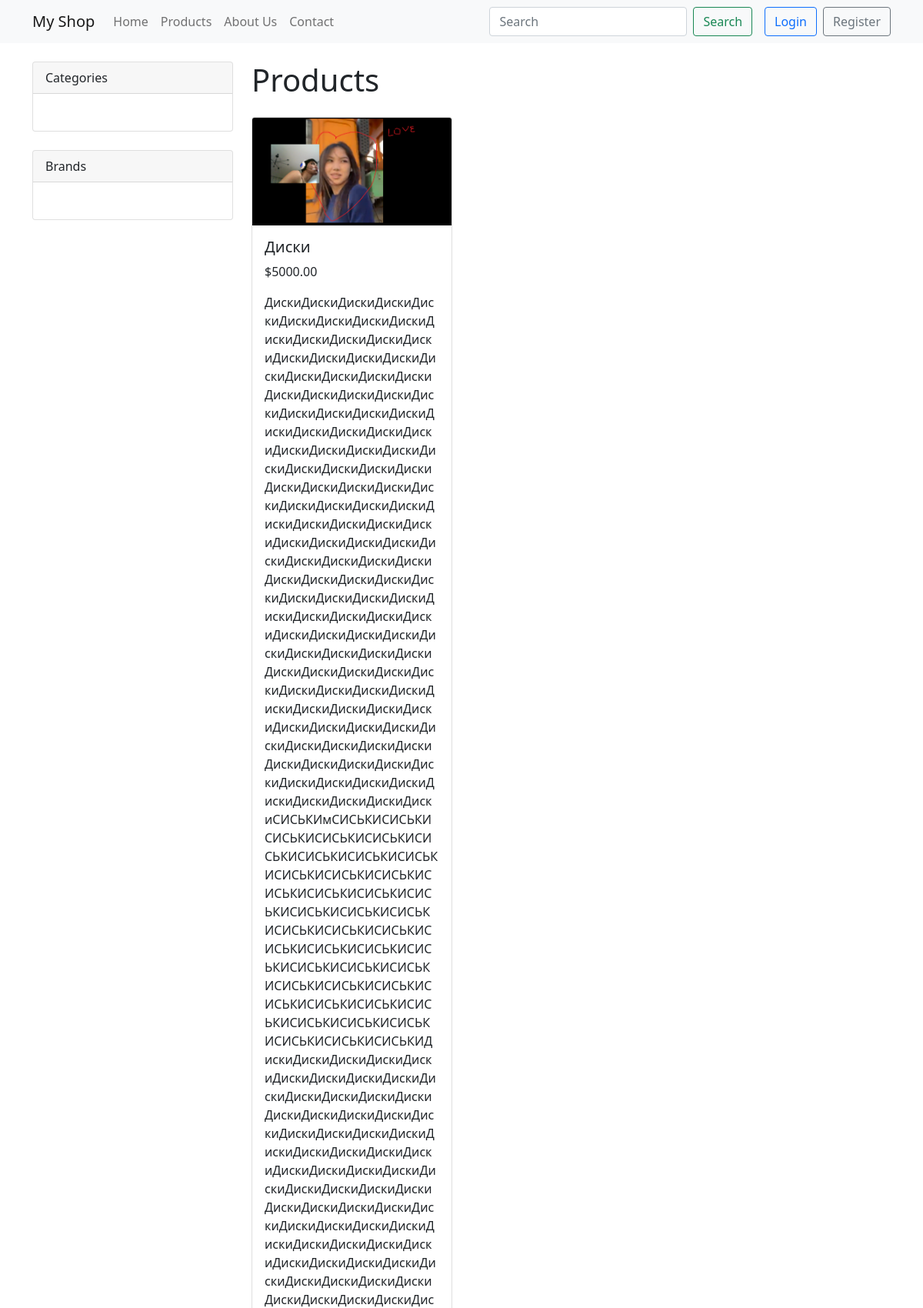
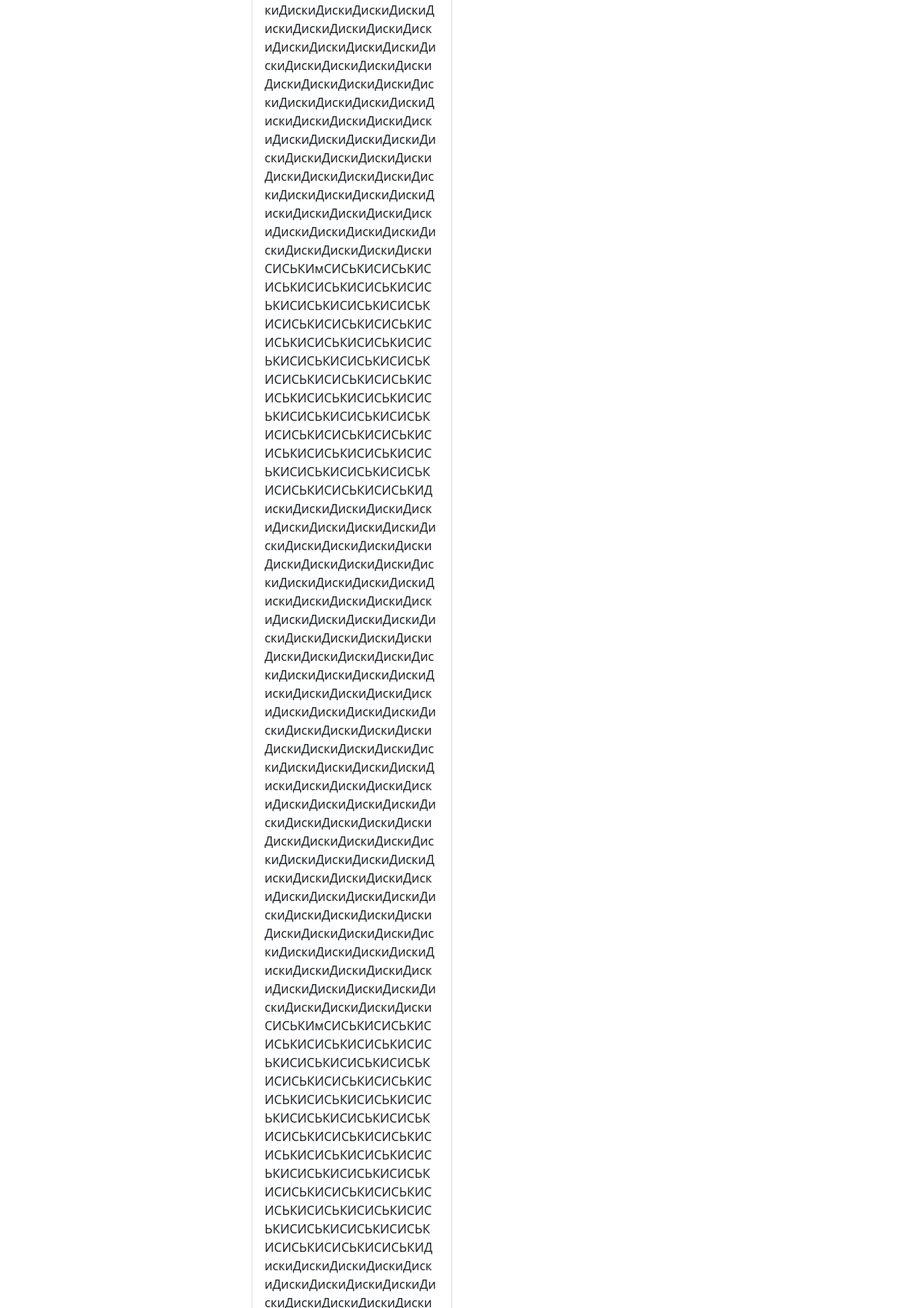
Screenshot of /products/ (upper part) with the database file from the repository (2 pictures, top to bottom).
### shop/models.py (models this page shows, shortened)
class Product(models.Model):
    name = models.CharField(max_length=100)
    slug = models.SlugField(max_length=100, unique=True)
    description = models.TextField()
    price = models.DecimalField(max_digits=10, decimal_places=2)
    category = TreeForeignKey(Category, on_delete=models.CASCADE)
    brand = models.ForeignKey(Brand, on_delete=models.CASCADE)
    image = models.ImageField(upload_to='products/')
    available = models.BooleanField(default=True)
    created = models.DateTimeField(auto_now_add=True)
    updated = models.DateTimeField(auto_now=True)

### shop/views.py (the view)
# urls.py: path('products/', views.product_list, name='product_list'),
def product_list(request, category_slug=None):
    category = None
    categories = Category.objects.all()
    products = Product.objects.filter(available=True)
    if category_slug:
        category = get_object_or_404(Category, slug=category_slug)
        products = products.filter(category=category)
    return render(request, 'products.html', {
        'category': category,
        'categories': categories,
        'products': products,
    })

### cart/context_processors.py (called while the page is built)
def cart(request):
    return {'cart': Cart(request)}

### templates/products.html (shortened to what this page needs)
{% extends "base.html" %}
{% block content %}
    <h1>Products</h1>
    <div class="row mt-4">
        {% for product in products %}
            <div class="col-md-4 mb-4">
                <div class="card h-100">
                    <img src="{{ product.image.url }}" class="card-img-top" alt="{{ product.name }}">
                    <div class="card-body">
                        <h5 class="card-title">{{ product.name }}</h5>
                        <p class="card-text">${{ product.price }}</p>
                        <p class="card-text">{{ product.description|truncatewords:20 }}</p>
                    </div>
                </div>
            </div>
        {% empty %}
            <div class="col-12">
                <p>No products found.</p>
            </div>
        {% endfor %}
    </div>
{% endblock %}

### rows the page displays
Product: image (picture), name "Диски", price "5000.00"
